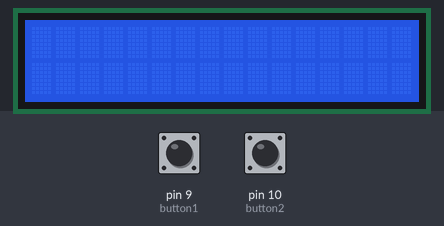
Simulated run of this sketch. Board: Arduino Uno, built with avr-gcc and run on an emulated ATmega328P. Parts: 16×2 character LCD. The inputs (shaded band) are chosen by the test bench; at power-on: pin 9 (button1) LOW, pin 10 (button2) LOW.

Above: at 1.2 s.
1.3 s: pin 9 (button1) pulled HIGH for 0.15 s
At 2.6 s:
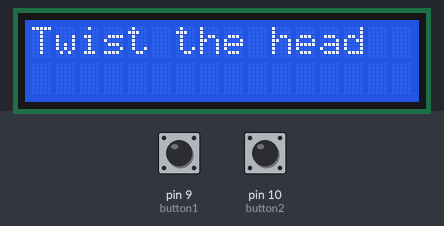
2.9 s: pin 10 (button2) pulled HIGH for 0.15 s
At 4.1 s:
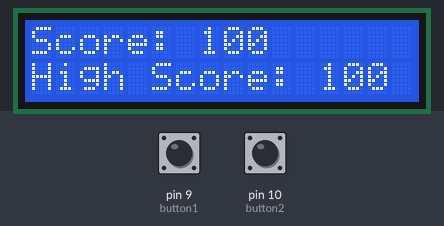
4.5 s: pin 9 (button1) pulled HIGH for 1 s
At 6.5 s:
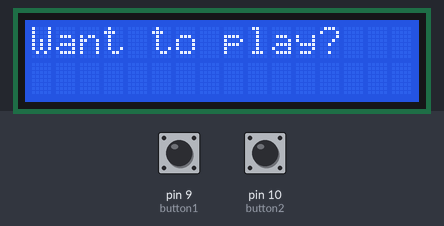
7.0 s: pin 9 (button1) pulled HIGH for 3.2 s
At 11.3 s:
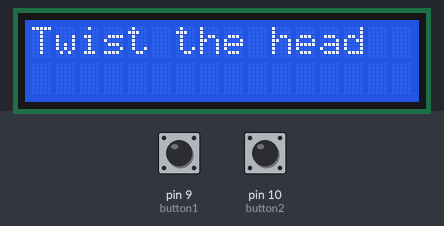
11.7 s: pin 9 (button1) pulled HIGH for 0.15 s
At 13.0 s:
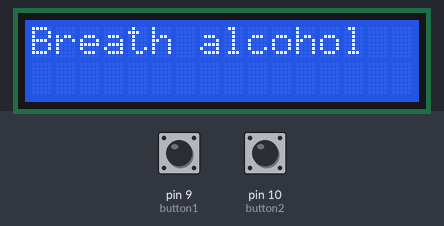
13.3 s: pin 9 (button1) pulled HIGH for 0.15 s
At 14.4 s:
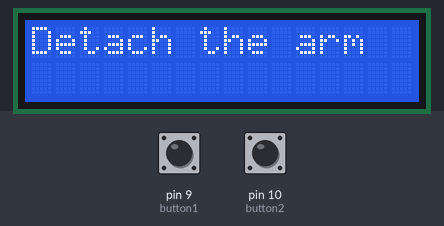
Timing chart, 0 to 15.9 s (numbered marks = the images above; inputs shaded):
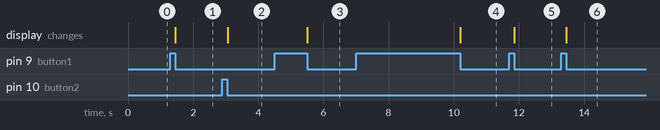

Measured:
- after the input at 1.3 s, the display: changes after 0.15 s (image 1)
- after the input at 2.9 s, the display: changes after 0.16 s (image 2)
- after the input at 4.5 s, the display: changes after 1.0 s (image 3)
- after the input at 7.0 s, the display: changes after 3.2 s (image 4)
- after the input at 11.7 s, the display: changes after 0.15 s (image 5)
- after the input at 13.3 s, the display: changes after 0.15 s (image 6)

The sketch:

test_1.9.ino
```cpp
/* Name: LCD_Screen_Tester
 * Description: Prints "Hello World!" on LCD Display.
 * Date: 7/12/21
 */

//LiquidCrystal library used for LCD
#include <LiquidCrystal.h>

/*  PIN Layout
 * 1 = Enable
 * 2 = RS
 * 4-7 = D7-D4
 * RW = GND
 * VSS = GND
 * VCC = +
 * A = +
 * K = GDN
 * V0 = MID (POTENTIOMETER)
 *
 */


const int button1 = 9;
const int button2 = 10;
int button1_press = 0;
int button2_press = 0;
char currMessage[99] = "fdsaf";
int currScore = 0;
int highScore = 0;
char currScoreStr[99];
char highScoreStr[99];

LiquidCrystal lcd(1, 2, 4, 5, 6, 7);

struct Messages {
  char welcome[99] = "Want to play?"; //Opening instructions, can change
  char twist_head[99] = "Twist the head";
  char detach_arm[99] = "Detach the arm";
  char give_alcohol[99] = "Breath alcohol";
  char success[99] = "Success!";
  char fail[99] = "Fail";
  char scores[99] = "scores";
} message;

/*
 * Description: State machine that controls the instructions of our instruction states.
 * Step 1: Twist head
 * Step 2: Give alcohol
 * Step 3: Detach arm.
 */
enum instructionStates { startSM, step_1SM, step_2SM, step_3SM, successSM, failSM} InstructionSM;
int instructionTick (int state, int button1, int button2) {
  Messages Message;
  switch(state) {
     case(startSM):
        if (button1 == 1) {
          state = step_1SM;
          currScore += 100;
        } else { }
        break;
     case(step_1SM):
        if (button1 == 1) {
          state = step_2SM;
          currScore += 100;
        } else if (button2) {
          state = failSM;
        } else { }
        break;
     case(step_2SM):
        if (button1 == 1) {
          state = step_3SM;
          currScore += 100;
        } else if (button2) {
          state = failSM;
        } else { }
        break;
     case(step_3SM):
        if (button1 == 1) {
          state = successSM;
          currScore += 100;
        } else if (button2) {
          state = failSM;
        } else { }
        break;
     case(successSM):
        if (button1 == 1) {
          state = startSM;
          currScore = 0;
        } else { }
     case(failSM):
        if (button1 == 1) {
          currScore = 0;
          state = startSM;
        } else { }
     default:
        break;
  }

  switch(state) {
     case(startSM):
        memcpy(currMessage, Message.welcome, sizeof(currMessage));
        lcd.clear();
        lcd.print(currMessage);
        break;
     case(step_1SM):
        memcpy(currMessage, Message.twist_head, sizeof(currMessage));
        lcd.clear();
        lcd.print(currMessage);
        break;
     case(step_2SM):
        memcpy(currMessage, Message.give_alcohol, sizeof(currMessage));
        lcd.clear();
        lcd.print(currMessage);
        break;
     case(step_3SM):
        memcpy(currMessage, Message.detach_arm, sizeof(currMessage));
        lcd.clear();
        lcd.print(currMessage);
        break;
     case(successSM):
        //New high score
        if (currScore > highScore) {
          highScore = currScore;
        } else { }

        //Converts int to char
        sprintf(currScoreStr, "%d", currScore);
        sprintf(highScoreStr, "%d", highScore);

        //Places "Score: " --> currMessage
        strcpy(currMessage, "Score: ");

        //Concatenates a series of chars
        strcat(currMessage, currScoreStr);

        //memcpy(currMessage, currScoreStr, sizeof(currMessage));
        lcd.clear();
        lcd.print(currMessage);

        //Repeats same process for hihg score
        strcpy(currMessage, "High Score: ");
        strcat(currMessage, highScoreStr);
        lcd.setCursor(0, 2);
        lcd.print(currMessage);
        break;
     case(failSM):
        //New high score
        if (currScore > highScore) {
          highScore = currScore;
        } else { }

        //Converts int to char
        sprintf(currScoreStr, "%d", currScore);
        sprintf(highScoreStr, "%d", highScore);

        //Places "Score: " --> currMessage
        strcpy(currMessage, "Score: ");

        //Concatenates a series of chars
        strcat(currMessage, currScoreStr);

        //memcpy(currMessage, currScoreStr, sizeof(currMessage));
        lcd.clear();
        lcd.print(currMessage);

        //Repeats same process for hihg score
        strcpy(currMessage, "High Score: ");
        strcat(currMessage, highScoreStr);
        lcd.setCursor(0, 2);
        lcd.print(currMessage);
        break;
     default:
        break;
  }

  return state;
}


void setup() {
  // put your setup code here, to run once:
  lcd.begin(16,2); //Dimension of the LCD
  pinMode(button1, INPUT);
  pinMode(button2, INPUT);
  //Messages Message;
}

void loop() {
  Messages Message;
  int isPressed = 0;
  button1_press = digitalRead(button1);
  button2_press = digitalRead(button2);
  int state = 0;

  while (1) {
    button1_press = digitalRead(button1);
    button2_press = digitalRead(button2);
    if (button1_press || button2_press) {
      isPressed = 1;
    } else { isPressed = 0; }

    if (isPressed) {
      while(digitalRead(button1) || digitalRead(button2));
      state = instructionTick(state, button1_press, button2_press);
    } else { }
  }
}
```
